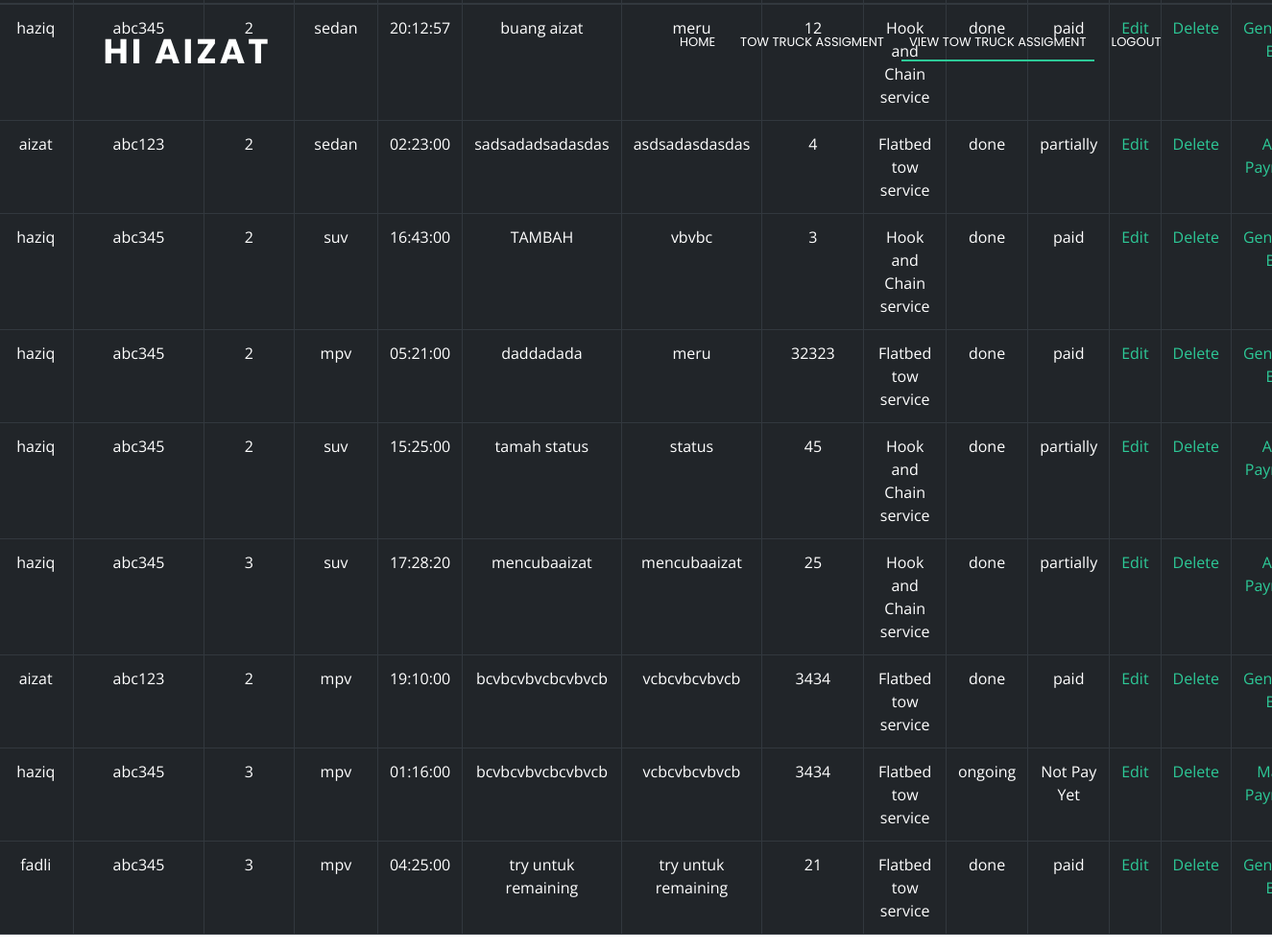
The app's page /viewTA.php (signed in) with its own data.
### tables this page shows
CREATE TABLE `tow_truck_assignment` (
  `TowTruckAssign_ID` int NOT NULL,
  `Driver_ID` int NOT NULL,
  `TowTruck_ID` int NOT NULL,
  `Towing_Request_ID` int NOT NULL,
  `billing_id` int DEFAULT NULL,
  `TowTruckAssign_Time` time NOT NULL,
  `TowTruckAssign_Details` varchar(200) NOT NULL,
  `TowTruckAssign_Location` varchar(100) NOT NULL,
  `TowTruckAssign_Duration` decimal(65,0) NOT NULL,
  `ServiceType_ID` int NOT NULL,
  `vehicle_type` varchar(255) NOT NULL,
  `assigmentStatus` varchar(255) NOT NULL
);

CREATE TABLE `driver` (
  `Driver_ID` int NOT NULL,
  `Driver_FirstName` varchar(50) NOT NULL,
  `Driver_LastName` varchar(50) NOT NULL,
  `Driver_LicenseNumber` int NOT NULL,
  `Driver_PhoneNumber` int NOT NULL
);

CREATE TABLE `tow_truck` (
  `TowTruck_ID` int NOT NULL,
  `TowTruck_Registration_Number` varchar(50) NOT NULL,
  `TowTruck_Brand` varchar(50) NOT NULL,
  `TowTruck_Model` varchar(50) NOT NULL,
  `TowTruck_Availability_Status` tinyint(1) NOT NULL
);

CREATE TABLE `towing_request` (
  `Towing_Request_ID` int NOT NULL,
  `Customer_ID` int NOT NULL,
  `ServiceType_ID` int NOT NULL,
  `Request_Date` date NOT NULL,
  `Request_Time` time NOT NULL,
  `Pickup_Location` varchar(100) NOT NULL,
  `Reason_For_Tow` varchar(300) NOT NULL,
  `Request_Urgency` tinyint(1) NOT NULL,
  `Request_Distance` int NOT NULL
);

CREATE TABLE `service_type` (
  `ServiceType_ID` int NOT NULL,
  `ServiceType_Name` varchar(50) NOT NULL,
  `ServiceType_Description` varchar(300) NOT NULL
);

### function.php (called while the page is built, shortened)
<?php
function getAllTA(){
  $con=mysqli_connect("localhost", "root", "root", "a");
   $sql="SELECT *, d.Driver_FirstName,tt.TowTruck_Registration_Number, tr.Towing_Request_ID, sr.serviceType_Name, tr.customer_id
       FROM tow_truck_assignment
       LEFT JOIN driver d ON tow_truck_assignment.Driver_ID = d.Driver_ID
       LEFT JOIN tow_truck tt ON tow_truck_assignment.TowTruck_ID  = tt.TowTruck_ID
       LEFT JOIN towing_request tr ON tow_truck_assignment.Towing_Request_ID  = tr.Towing_Request_ID
       LEFT JOIN service_type sr ON tow_truck_assignment.ServiceType_ID  = sr.ServiceType_ID
       ;";
   $qry = mysqli_query($con,$sql);
   return $qry;
}
 ?>

### viewTA.php (the view, shortened to what this page needs)
<?php
include "function.php";
$res1 = getAllTA();
$status22 = array();
$bilID = array();
while ($row1 = mysqli_fetch_assoc($res1)) {
    $con=mysqli_connect("localhost", "root", "root", "a");
     $sql="SELECT ta.TowTruckAssign_ID, bil.status, bil.billing_id
          FROM tow_truck_assignment ta
          LEFT JOIN billing bil ON ta.billing_id = bil.billing_id
          ORDER BY TowTruckAssign_ID ASC";
     $qry = mysqli_query($con,$sql);
     if ($qry) {
      while ($row2 = mysqli_fetch_assoc($qry)) {
          $status22[] = $row2['status'];
          $bilID[] = $row2['billing_id'];
      }
}
}
$res = getAllTA();
?>
<!DOCTYPE html>
<html lang="en">
<head>
  <link rel="stylesheet" href="https://cdnjs.cloudflare.com/ajax/libs/font-awesome/4.7.0/css/font-awesome.min.css">
  <link href="lib/bootstrap/css/bootstrap.min.css" rel="stylesheet">
  <link href="lib/font-awesome/css/font-awesome.min.css" rel="stylesheet">
  <link href="lib/animate/animate.min.css" rel="stylesheet">
  <link href="css/style.css" rel="stylesheet">
</head>
<body>
  <header id="header">
    <div class="container">
<?php
$username = $_SESSION['username'];
 ?>
      <div id="logo" class="pull-left">
        <h1><a href="#hero"> <?php echo "Hi ".$username; ?> </a></h1>
      </div>
      <nav id="nav-menu-container">
        <ul class="nav-menu">
          <li class=""><a href="MainMenu.php">Home</a></li>
          <li class=""><a href="towTruckAssigment.php">TOW TRUCK ASSIGMENT</a></li>
          <li class="menu-active"><a href="#hero">VIEW TOW TRUCK ASSIGMENT</a></li>
          <li class=""><a href="logout.php">Logout</a></li>
        </ul>
      </nav>
    </div>
  </header>
  <section id="hero">
    <div class="hero-container">
      <div>
       <table class="table table-bordered table-dark">
           <?php
           $count=1;
           while($row=mysqli_fetch_assoc($res))
           {
             echo"<tr>";
             echo "<td>".$row['Driver_FirstName']."</td>";
             echo"<td>".$row['TowTruck_Registration_Number']."</td>";
             echo"<td>".$row['Towing_Request_ID']."</td>";
             echo"<td>".$row['vehicle_type']."</td>";
             echo"<td>".$row['TowTruckAssign_Time']."</td>";
              echo"<td>".$row['TowTruckAssign_Details']."</td>";
               echo"<td>".$row['TowTruckAssign_Location']."</td>";
               echo"<td>".$row['TowTruckAssign_Duration']."</td>";
               echo"<td>".$row['serviceType_Name']."</td>";
               echo"<td>".$row['assigmentStatus']."</td>";
               if($status22[$count-1] != null){
                 echo"<td>".$status22[$count-1]."</td>";
               }else{echo"<td>Not Pay Yet</td>";}
            echo "<td><a href='editTA.php?id=" . $row['TowTruckAssign_ID']."'>Edit</a></td>";
             echo "<td><a href='deleteTA.php?id=" . $row['TowTruckAssign_ID']."'>Delete</a></td>";
             if( $row['assigmentStatus'] == 'ongoing'){
               echo "<td><a href='makePayment.php?id=" . $row['TowTruckAssign_ID']."'>Make Payment</a></td>";
             }else if($row['assigmentStatus'] == 'done' && $status22[$count-1] == "partially"){
               echo "<td><a href='addPayment.php?bilID=" . $bilID[$count-1] . "&customerID=" . $row['customer_id'] . "&TowTruckAssign_ID=" . $row['TowTruckAssign_ID'] . "'>Add Payment</a></td>";
             }else if($row['assigmentStatus'] == 'done'){
               echo "<td><a href='generateBill.php?id=" . $bilID[$count-1] . "'>Generate Bill</a></td>";
             }
             $count++;
           }
            ?>
       </table>
    </div>
  </section>
</body>
</html>

### css/style.css (style rules this page uses)
body { background: #fff; color: #666666; font-family: "Open Sans", sans-serif; }
a { color: #2dc997; }
h1, h2, h3, h4, h5, h6 { font-family: "Poppins", sans-serif; font-weight: 400; margin: 0 0 20px 0; padding: 0; }
#header { padding: 30px 0; height: 92px; position: fixed; left: 0; top: 0; right: 0; transition: all 0.5s; z-index: 997; }
#header #logo { float: left; }
#header #logo h1 { font-size: 36px; margin: 0; padding: 6px 0; line-height: 1; font-family: "Poppins", sans-serif; font-weight: 700; letter-spacing: 3px; text-transform: uppercase; }
#header #logo h1 a, #header #logo h1 a:hover { color: #fff; }
#hero { width: 100%; height: 100vh; background: url(../img/workspace.jpg) top center; background-size: cover; position: relative; }
@media (min-width: 1024px) { #hero { background-attachment: fixed; } }
#hero:before { content: ""; background: rgba(0, 0, 0, 0.6); position: absolute; bottom: 0; top: 0; left: 0; right: 0; }
#hero .hero-container { position: absolute; bottom: 0; top: 0; left: 0; right: 0; display: flex; justify-content: center; align-items: center; flex-direction: column; text-align: center; }
.nav-menu, .nav-menu * { margin: 0; padding: 0; list-style: none; }
.nav-menu li { position: relative; white-space: nowrap; }
.nav-menu > li { float: left; }
#nav-menu-container { float: right; margin: 0; }
.nav-menu a { padding: 0 8px 10px 8px; text-decoration: none; display: inline-block; color: #fff; font-family: "Poppins", sans-serif; font-weight: 400; text-transform: uppercase; font-size: 13px; outline: none; }
.nav-menu > li { margin-left: 10px; }
.nav-menu > li > a:before { content: ""; position: absolute; width: 100%; height: 2px; bottom: 0; left: 0; background-color: #2dc997; visibility: hidden; -webkit-transform: scaleX(0); transform: scaleX(0); -webkit-transition: all 0.3s ease-in-out 0s; transition: all 0.3s ease-in-out 0s; }
.nav-menu a:hover:before, .nav-menu li:hover > a:before, .nav-menu .menu-active > a:before { visibility: visible; -webkit-transform: scaleX(1); transform: scaleX(1); }
#mobile-nav { position: fixed; top: 0; padding-top: 18px; bottom: 0; z-index: 998; background: rgba(52, 59, 64, 0.9); left: -260px; width: 260px; overflow-y: auto; transition: 0.4s; }
#mobile-nav ul { padding: 0; margin: 0; list-style: none; }
#mobile-nav ul li { position: relative; }
#mobile-nav ul li a { color: #fff; font-size: 16px; overflow: hidden; padding: 10px 22px 10px 15px; position: relative; text-decoration: none; width: 100%; display: block; outline: none; }

### records on screen
tow_truck_assignment: Driver_ID.Driver_FirstName "haziq", TowTruck_ID.TowTruck_Registration_Number "abc345", Towing_Request_ID.Towing_Request_ID "2", vehicle_type "sedan", TowTruckAssign_Time "20:12:57", TowTruckAssign_Details "buang aizat", TowTruckAssign_Location "meru", TowTruckAssign_Duration "12", ServiceType_ID.ServiceType_Name "Hook and Chain service", assigmentStatus "done", count "paid"
tow_truck_assignment: Driver_ID.Driver_FirstName "aizat", TowTruck_ID.TowTruck_Registration_Number "abc123", Towing_Request_ID.Towing_Request_ID "2", vehicle_type "sedan", TowTruckAssign_Time "02:23:00", TowTruckAssign_Details "sadsadadsadasdas", TowTruckAssign_Location "asdsadasdasdas", TowTruckAssign_Duration "4", ServiceType_ID.ServiceType_Name "Flatbed tow service", assigmentStatus "done", count "partially"
tow_truck_assignment: Driver_ID.Driver_FirstName "haziq", TowTruck_ID.TowTruck_Registration_Number "abc345", Towing_Request_ID.Towing_Request_ID "2", vehicle_type "suv", TowTruckAssign_Time "16:43:00", TowTruckAssign_Details "TAMBAH", TowTruckAssign_Location "vbvbc", TowTruckAssign_Duration "3", ServiceType_ID.ServiceType_Name "Hook and Chain service", assigmentStatus "done", count "paid"
tow_truck_assignment: Driver_ID.Driver_FirstName "haziq", TowTruck_ID.TowTruck_Registration_Number "abc345", Towing_Request_ID.Towing_Request_ID "2", vehicle_type "mpv", TowTruckAssign_Time "05:21:00", TowTruckAssign_Details "daddadada", TowTruckAssign_Location "meru", TowTruckAssign_Duration "32323", ServiceType_ID.ServiceType_Name "Flatbed tow service", assigmentStatus "done", count "paid"
tow_truck_assignment: Driver_ID.Driver_FirstName "haziq", TowTruck_ID.TowTruck_Registration_Number "abc345", Towing_Request_ID.Towing_Request_ID "2", vehicle_type "suv", TowTruckAssign_Time "15:25:00", TowTruckAssign_Details "tamah status", TowTruckAssign_Location "status", TowTruckAssign_Duration "45", ServiceType_ID.ServiceType_Name "Hook and Chain service", assigmentStatus "done", count "partially"
tow_truck_assignment: Driver_ID.Driver_FirstName "haziq", TowTruck_ID.TowTruck_Registration_Number "abc345", Towing_Request_ID.Towing_Request_ID "3", vehicle_type "suv", TowTruckAssign_Time "17:28:20", TowTruckAssign_Details "mencubaaizat", TowTruckAssign_Location "mencubaaizat", TowTruckAssign_Duration "25", ServiceType_ID.ServiceType_Name "Hook and Chain service", assigmentStatus "done", count "partially"
tow_truck_assignment: Driver_ID.Driver_FirstName "aizat", TowTruck_ID.TowTruck_Registration_Number "abc123", Towing_Request_ID.Towing_Request_ID "2", vehicle_type "mpv", TowTruckAssign_Time "19:10:00", TowTruckAssign_Details "bcvbcvbvcbcvbvcb", TowTruckAssign_Location "vcbcvbcvbvcb", TowTruckAssign_Duration "3434", ServiceType_ID.ServiceType_Name "Flatbed tow service", assigmentStatus "done", count "paid"
tow_truck_assignment: Driver_ID.Driver_FirstName "haziq", TowTruck_ID.TowTruck_Registration_Number "abc345", Towing_Request_ID.Towing_Request_ID "3", vehicle_type "mpv", TowTruckAssign_Time "01:16:00", TowTruckAssign_Details "bcvbcvbvcbcvbvcb", TowTruckAssign_Location "vcbcvbcvbvcb", TowTruckAssign_Duration "3434", ServiceType_ID.ServiceType_Name "Flatbed tow service", assigmentStatus "ongoing", shows "Not Pay Yet"
tow_truck_assignment: Driver_ID.Driver_FirstName "fadli", TowTruck_ID.TowTruck_Registration_Number "abc345", Towing_Request_ID.Towing_Request_ID "3", vehicle_type "mpv", TowTruckAssign_Time "04:25:00", TowTruckAssign_Details "try untuk remaining", TowTruckAssign_Location "try untuk remaining", TowTruckAssign_Duration "21", ServiceType_ID.ServiceType_Name "Flatbed tow service", assigmentStatus "done", count "paid"

### other values on screen
$username "AIZAT"
